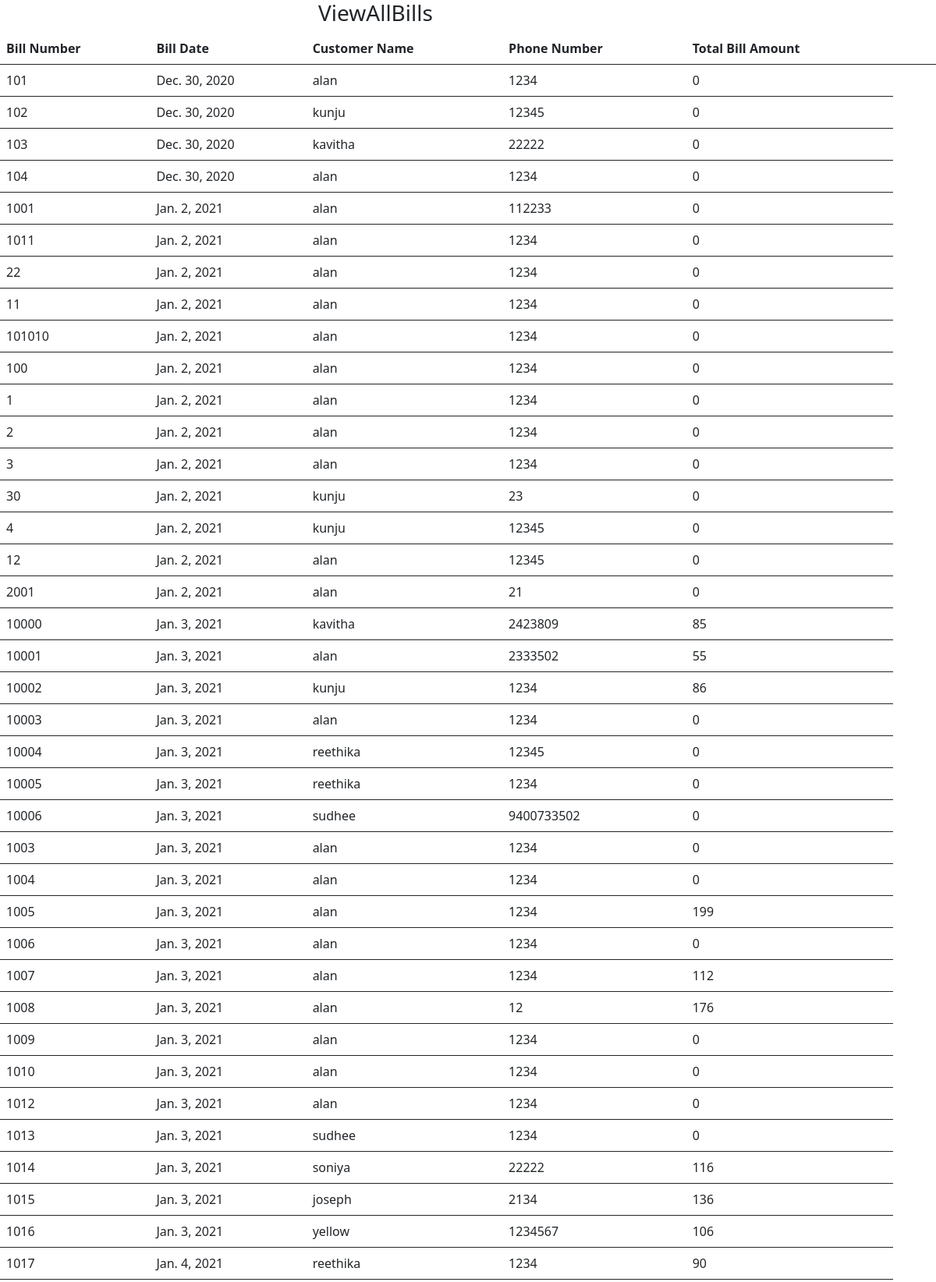
The app's page /billing/viewbill (upper part) with its own data.
### billing/models.py (models this page shows, shortened)
class Order(models.Model):
    billnumber=models.CharField(max_length=12,unique=True)
    bill_date=models.DateField(auto_now=True)
    customer_name=models.CharField(max_length=60)
    phone_number=models.CharField(max_length=12)
    bill_total=models.IntegerField(default=0)

### billing/views.py (the view)
# urls.py: path("viewbill", View_ToatlBill.as_view(), name="viewtotalbill"),
class View_ToatlBill(TemplateView):
    model=Order
    template_name = "billing/bill_total_views.html"
    context={}
    def get_object(self):
        return self.model.objects.all()
    def get(self, request, *args, **kwargs):
        allval=self.get_object()
        self.context["forms"]=allval
        return render(request,self.template_name,self.context)

### billing/templates/billing/bill_total_views.html (shortened to what this page needs)
<!DOCTYPE html>
<html lang="en">
<head>
    <link href="https://cdn.jsdelivr.net/npm/bootstrap@5.0.0-beta1/dist/css/bootstrap.min.css" rel="stylesheet">
</head>
<body>
<div class="row">
    <div class="col-4"></div>
<div class="col-4"><h3>ViewAllBills</h3></div>
    <div class="col-4"></div>
    </div>
<table class="table">
    <thead>
        <tr>
            <th><b>Bill Number</b></th>
            <th><b>Bill Date</b></th>
            <th><b>Customer Name</b></th>
            <th><b>Phone Number</b></th>
            <th><b>Total Bill Amount</b></th>
            <th><b></b></th>
            <th><b></b></th>
        </tr>
    </thead>
    {% for formss in forms %}
    <tbody>
        <tr>
            <td>
            {{formss.billnumber}}
            </td>
            <td>
            {{formss.bill_date}}
            </td>
            <td>
            {{formss.customer_name}}
            </td>
            <td>
            {{formss.phone_number}}
            </td>
            <td>
            {{formss.bill_total}}
            </td>
        </tr>
    </tbody>
    {% endfor %}
</table>
</body>
</html>

### records on screen
Order: billnumber "101", bill_date "Dec. 30, 2020", customer_name "alan", phone_number "1234", bill_total "0"
Order: billnumber "102", bill_date "Dec. 30, 2020", customer_name "kunju", phone_number "12345", bill_total "0"
Order: billnumber "103", bill_date "Dec. 30, 2020", customer_name "kavitha", phone_number "22222", bill_total "0"
Order: billnumber "104", bill_date "Dec. 30, 2020", customer_name "alan", phone_number "1234", bill_total "0"
Order: billnumber "1001", bill_date "Jan. 2, 2021", customer_name "alan", phone_number "112233", bill_total "0"
Order: billnumber "1011", bill_date "Jan. 2, 2021", customer_name "alan", phone_number "1234", bill_total "0"
Order: billnumber "22", bill_date "Jan. 2, 2021", customer_name "alan", phone_number "1234", bill_total "0"
Order: billnumber "11", bill_date "Jan. 2, 2021", customer_name "alan", phone_number "1234", bill_total "0"
Order: billnumber "101010", bill_date "Jan. 2, 2021", customer_name "alan", phone_number "1234", bill_total "0"
Order: billnumber "100", bill_date "Jan. 2, 2021", customer_name "alan", phone_number "1234", bill_total "0"
Order: billnumber "1", bill_date "Jan. 2, 2021", customer_name "alan", phone_number "1234", bill_total "0"
Order: billnumber "2", bill_date "Jan. 2, 2021", customer_name "alan", phone_number "1234", bill_total "0"
Order: billnumber "3", bill_date "Jan. 2, 2021", customer_name "alan", phone_number "1234", bill_total "0"
Order: billnumber "30", bill_date "Jan. 2, 2021", customer_name "kunju", phone_number "23", bill_total "0"
Order: billnumber "4", bill_date "Jan. 2, 2021", customer_name "kunju", phone_number "12345", bill_total "0"
Order: billnumber "12", bill_date "Jan. 2, 2021", customer_name "alan", phone_number "12345", bill_total "0"
Order: billnumber "2001", bill_date "Jan. 2, 2021", customer_name "alan", phone_number "21", bill_total "0"
Order: billnumber "10000", bill_date "Jan. 3, 2021", customer_name "kavitha", phone_number "2423809", bill_total "85"
Order: billnumber "10001", bill_date "Jan. 3, 2021", customer_name "alan", phone_number "2333502", bill_total "55"
Order: billnumber "10002", bill_date "Jan. 3, 2021", customer_name "kunju", phone_number "1234", bill_total "86"
Order: billnumber "10003", bill_date "Jan. 3, 2021", customer_name "alan", phone_number "1234", bill_total "0"
Order: billnumber "10004", bill_date "Jan. 3, 2021", customer_name "reethika", phone_number "12345", bill_total "0"
Order: billnumber "10005", bill_date "Jan. 3, 2021", customer_name "reethika", phone_number "1234", bill_total "0"
Order: billnumber "10006", bill_date "Jan. 3, 2021", customer_name "sudhee", phone_number "9400733502", bill_total "0"
Order: billnumber "1003", bill_date "Jan. 3, 2021", customer_name "alan", phone_number "1234", bill_total "0"
Order: billnumber "1004", bill_date "Jan. 3, 2021", customer_name "alan", phone_number "1234", bill_total "0"
Order: billnumber "1005", bill_date "Jan. 3, 2021", customer_name "alan", phone_number "1234", bill_total "199"
Order: billnumber "1006", bill_date "Jan. 3, 2021", customer_name "alan", phone_number "1234", bill_total "0"
Order: billnumber "1007", bill_date "Jan. 3, 2021", customer_name "alan", phone_number "1234", bill_total "112"
Order: billnumber "1008", bill_date "Jan. 3, 2021", customer_name "alan", phone_number "12", bill_total "176"
Order: billnumber "1009", bill_date "Jan. 3, 2021", customer_name "alan", phone_number "1234", bill_total "0"
Order: billnumber "1010", bill_date "Jan. 3, 2021", customer_name "alan", phone_number "1234", bill_total "0"
Order: billnumber "1012", bill_date "Jan. 3, 2021", customer_name "alan", phone_number "1234", bill_total "0"
Order: billnumber "1013", bill_date "Jan. 3, 2021", customer_name "sudhee", phone_number "1234", bill_total "0"
Order: billnumber "1014", bill_date "Jan. 3, 2021", customer_name "soniya", phone_number "22222", bill_total "116"
Order: billnumber "1015", bill_date "Jan. 3, 2021", customer_name "joseph", phone_number "2134", bill_total "136"
Order: billnumber "1016", bill_date "Jan. 3, 2021", customer_name "yellow", phone_number "1234567", bill_total "106"
Order: billnumber "1017", bill_date "Jan. 4, 2021", customer_name "reethika", phone_number "1234", bill_total "90"
